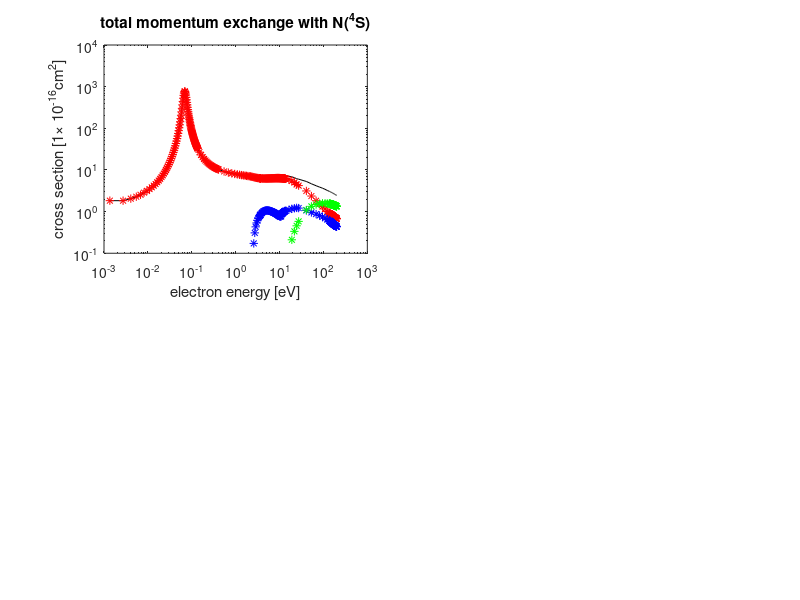

Source code (MATLAB): (Note: this script raises an error after producing the figure.)
function momentum_xsecs
%%%%%%%%%%%%%%%%%%%%%%%%%%%%%%%%%%%%%%%%%%%%%%%%%%%%%%%%%%%%%%%%%%%%%%%%
%%%
%%%   this script computes the total momentum transfer xsecs for atomic
%%%   nitrogen species and corresponding rate constants
%%%
%%%   Qmom = Qelm + Qexc + Qizn
%%%
%%%   - superlastic included in Qexc
%%%   - Qelastic used for Qelm for j>4S,2D,2P
%%%   - Qizn for j>4S,2D,2P from Lotz
%%%
%%%%%%%%%%%%%%%%%%%%%%%%%%%%%%%%%%%%%%%%%%%%%%%%%%%%%%%%%%%%%%%%%%%%%%%%
write_data = 0;
%addpath('../'); % path to MaxMobilityRateConst.m

%%%%%%%%%%%%%%%%%%%%%%%%%%%%%%%%%%%%%%%%%%%%%%%%%%%%%%%%%%%%%%%%%%%%%%%%
%%%
%%%   load cross sections from YangWang 2014
%
YW = load('./YangWang_xsecs.mat');
YW = YW.YangWang_xsecs;
E = YW.E;        % energy [eV]
Qexc = YW.Qexc;  % excitation cross sections
Qelm = YW.Qelm;  
Qizn = YW.Qizn;


%%%   set Qelm
%
Qelm = zeros(27,length(E));
Qelm(1:3,:) = YW.Qelm;
for i = 4:27
    Qelm(i,:) = squeeze(YW.Qexc(i,i,:));
end

%%%   set Qexc
%
Qexc = squeeze(sum(YW.Qexc,2));
for i = 1:27
    Qexc(i,:) = Qexc(i,:)-squeeze(YW.Qexc(i,i,:))'; % subtract off elastic part
end
%Qexc = max(Qexc,0);

%%%   set Qizn
%
Qizn = zeros(27,length(E));
Qizn(1:3,:) = YW.Qizn;

a = [3.2 4.0]; b = [0.83 0.7]; c = [0.22 0.5]; q = [3 2]; P = [14.5 20.3];
% QLotz   = LotzIonization(E,a,b,c,q,P);
% QLotz2D = LotzIonization(E,a,b,c,q,P-2.4);
% QLotz2P = LotzIonization(E,a,b,c,q,P-3.6);
% figure(1); plot(E,Qizn(1,:),'b',E,sum(QLotz),'bx');
% legend('Wang','Lotz','location','best');
% figure(2); plot(E,Qizn(2,:),'r',E,sum(QLotz2D),'rx');
% legend('Wang','Lotz','location','best');
% figure(3); plot(E,Qizn(3,:),'g',E,sum(QLotz2P),'gx');
% legend('Wang','Lotz','location','best');
 
for i = 4:27
    Qizn(i,:) = sum(LotzIonization(E,a,b,c,q,P-YW.UeV(i)));
end

Qmom = Qelm+Qexc+Qizn;


%%%   now plot stuff
%

plot_total_momentum=1;
thisi = 1;
if(plot_total_momentum)
    close(figure(1));
    f1=figure(1); set(f1,'position',[10 100 1000 800]);
    %
    subplot(2,2,1);
    loglog(E,Qmom(thisi,:)*1e16,'black');
    hold on; plot(E, Qelm(thisi,:)*1e16,'r*');
    hold on; plot(E, Qexc(thisi,:)*1e16,'b*');
    hold on; plot(E, Qizn(thisi,:)*1e16,'g*');
    xlabel('electron energy [eV]'); 
    ylabel('cross section [1\times 10^-^1^6cm^2]');
    title('total momentum exchange with N(^4S)');
    axis([1e-3 1e3 1e-1 1e4]); 
%     set(gca,'XTick',0:10:50);
%     set(gca,'YTick',0:3:15);
    legend('tot','elm','exc','izn','location','NE');
%     %
    subplot(2,2,2);
    loglog(E,Qmom(thisi+1,:)*1e16,'black');
    hold on; plot(E, Qelm(thisi+1,:)*1e16,'r*');
    hold on; plot(E, Qexc(thisi+1,:)*1e16,'b*');
    hold on; plot(E, Qizn(thisi+1,:)*1e16,'g*');
    xlabel('electron energy [eV]'); 
    ylabel('cross section [1\times 10^-^1^6cm^2]');
    title('total momentum exchange with N(^2D)');
    axis([1e-3 1e3 1e-1 1e4]); 
%     set(gca,'XTick',0:10:50);
%     set(gca,'YTick',0:3:15);
    legend('tot','elm','exc','izn','location','NE');
%     %
    subplot(2,2,3);
    loglog(E,Qmom(thisi+2,:)*1e16,'black');
    hold on; plot(E, Qelm(thisi+2,:)*1e16,'r*');
    hold on; plot(E, Qexc(thisi+2,:)*1e16,'b*');
    hold on; plot(E, Qizn(thisi+2,:)*1e16,'g*');
    xlabel('electron energy [eV]'); 
    ylabel('cross section [1\times 10^-^1^6cm^2]');
    title('total momentum exchange with N(^2P)');
    axis([1e-3 1e3 1e-1 1e4]); 
%     set(gca,'XTick',0:10:50);
%     set(gca,'YTick',0:3:15);
    legend('tot','elm','exc','izn','location','NE');
%     %
    subplot(2,2,4);
    loglog(E,Qmom(thisi+3,:)*1e16,'black');
    hold on; plot(E, Qelm(thisi+3,:)*1e16,'r*');
    hold on; plot(E, Qexc(thisi+3,:)*1e16,'b*');
    hold on; plot(E, Qizn(thisi+3,:)*1e16,'g*');
    xlabel('electron energy [eV]'); 
    ylabel('cross section [1\times 10^-^1^6cm^2]');
    title('total momentum exchange with N(3s^4P)');
    axis([1e-3 1e3 1e-1 1e4]); 
%     set(gca,'XTick',0:10:50);
%     set(gca,'YTick',0:3:15);
    legend('tot','elm','exc','izn','location','NE');
%     %
end


%%%
%%%%%%%%%%%%%%%%%%%%%%%%%%%%%%%%%%%%%%%%%%%%%%%%%%%%%%%%%%%%%%%%%%%%%%%%
% 
% if(write_total_momentum)
%     momentum.N4S.E = EmomS; % [eV]
%     momentum.N4S.Q = QmomS; % total momentum [cm^2]
%     momentum.N4S.Qelm = QelmS;
%     momentum.N4S.Qexc = QexcS;
%     momentum.N4S.Qizn = QiznS;
%     %
%     momentum.N2D.E = EmomD; % [eV]
%     momentum.N2D.Q = QmomD; % total momentum [cm^2]
%     momentum.N2D.Qelm = QelmD;
%     momentum.N2D.Qexc = QexcD;
%     momentum.N2D.Qizn = QiznD;
%     %
%     momentum.N2P.E = EmomP; % [eV]
%     momentum.N2P.Q = QmomP; % total momentum [cm^2]
%     momentum.N2P.Qelm = QelmP;
%     momentum.N2P.Qexc = QexcP;
%     momentum.N2P.Qizn = QiznP;
% 
%     save('momentum.mat','momentum');
% end


%%%%%%%%%%%%%%%%%%%%%%%%%%%%%%%%%%%%%%%%%%%%%%%%%%%%%%%%%%%%%%%%%%%%%%%%
%%%
%%%   create xsecs using expression from Lotz 1968
%%%   for ionization of atomic nitrogen
%%%

function [xsec] = LotzIonization(thisE,a,b,c,q,P)
    mc2 = 0.511e6;
    gamma = thisE/(mc2)+1;
    beta = sqrt(1-1./gamma.^2);
    ET = 0.5*mc2*beta.^2;
    for k = 1:length(a)
        for j = 1:length(ET)
            if(ET(j)<=P(k))
                xsec(k,j) = 0;
            else
                xsec(k,j) = 1e-14*a(k)*q(k).*log(ET(j)/P(k))/(ET(j)*P(k)) ...
                          .* (1-b(k)*exp(-c(k)*(ET(j)/P(k)-1)));
            end
        end
    end
end

%%%
%%%
%%%%%%%%%%%%%%%%%%%%%%%%%%%%%%%%%%%%%%%%%%%%%%%%%%%%%%%%%%%%%%%%%%%%%%%%


%%%%%%%%%%%%%%%%%%%%%%%%%%%%%%%%%%%%%%%%%%%%%%%%%%%%%%%%%%%%%%%%%%%%%%%%
%%%
%%%                     write date to file
%%%

if(write_data)
    
    total_xsecs.E = E;
    %
    total_xsecs.Qexc = Qexc;
    total_xsecs.Qelm = Qelm;
    total_xsecs.Qizn = Qizn;
    total_xsecs.Qmom = Qmom;
    
    save('total_xsecs.mat','total_xsecs');
    
end
%%%
%%%
%%%%%%%%%%%%%%%%%%%%%%%%%%%%%%%%%%%%%%%%%%%%%%%%%%%%%%%%%%%%%%%%%%%%%%%%

end

